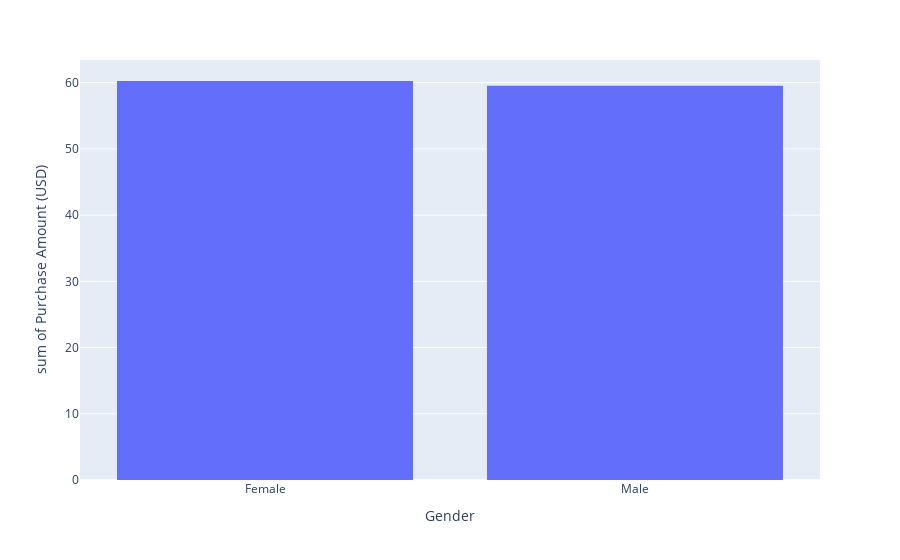

The code cell stored with this chart in its notebook:
### Code cell
#Purchase Amt over Gender
shop_group_4 = final_data.groupby('Gender')['Purchase Amount (USD)'].mean().reset_index()
fig = px.histogram(shop_group_4 , y = 'Purchase Amount (USD)' , x = 'Gender')
fig.show()

### Figure 1 — Plotly figure (JSON) as saved in the notebook; plotly's stock layout.template omitted (floating-point values rounded to 4 significant figures)
{"data": [{"alignmentgroup": "True", "bingroup": "x", "histfunc": "sum", "hovertemplate": "Gender=%{x}<br>sum of Purchase Amount (USD)=%{y}<extra></extra>", "legendgroup": "", "marker": {"color": "#636efa", "pattern": {"shape": ""}}, "name": "", "offsetgroup": "", "orientation": "v", "showlegend": false, "type": "histogram", "x": ["Female", "Male"], "xaxis": "x", "y": [60.25, 59.54], "yaxis": "y"}], "layout": {"barmode": "relative", "legend": {"tracegroupgap": 0}, "margin": {"t": 60}, "xaxis": {"anchor": "y", "domain": [0, 1], "title": {"text": "Gender"}}, "yaxis": {"anchor": "x", "domain": [0, 1], "title": {"text": "sum of Purchase Amount (USD)"}}}}
